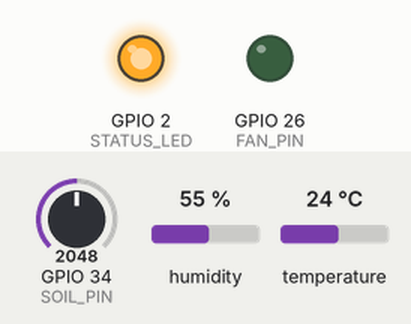
Bench run of a sketch on a simulated ESP32. Shown: output pins drawn as LEDs (lit = HIGH). Inputs (shaded band) come from the test bench; at power-on: humidity 55 %, GPIO 34 (SOIL_PIN) = 2048, temperature 24 °C. WiFi joins after 1.5 s; servers stay silent unless stated; uploads are accepted with an empty reply; what the sketch prints to the serial monitor is not drawn.

Above: at 2.9 s.
3.0 s: humidity set to 88 %
At 5.4 s:
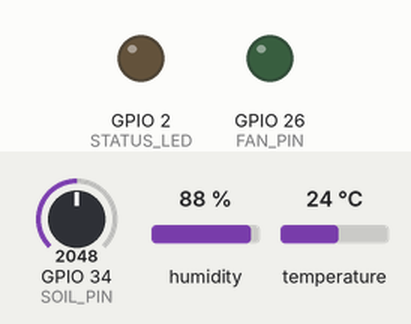
Timing chart, 0 to 15.8 s (numbered marks = the images above; inputs shaded):
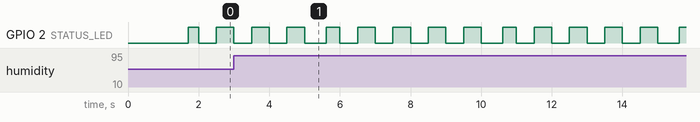

Measured:
- by itself, GPIO 2 (STATUS_LED): repeats every 5.0 s: HIGH 0.50 s, LOW 0.50 s, HIGH 0.50 s, LOW 0.61 s, HIGH 0.39 s, 2 × (LOW 0.50 s, HIGH 0.50 s), LOW 0.50 s

The sketch:

sketch.ino
```cpp
// ================================================================
//  Farm Solar Dryer  —  ESP32  (Wokwi Simulator)
//  Bidirectional IoT:
//    → Reads DHT22 + Soil-moisture potentiometer
//    → POSTs sensor data + fan_status to PHP backend
//    → GETs control commands from PHP backend every 5 s
//    → Controls fan relay (LED on pin 26 simulates relay)
//    → Auto-controls fan based on target temperature
//    → Posts alerts when thresholds are breached
//
//  Wokwi project: https://wokwi.com/projects/457011489532622849
// ================================================================

#include <WiFi.h>
#include <HTTPClient.h>
#include <DHT.h>
#include <ArduinoJson.h>

// --- Wi-Fi ---
const char* SSID     = "Wokwi-GUEST";
const char* PASSWORD = "";

// --- YOUR ngrok base URL (no trailing slash) ---
//  Update this whenever ngrok restarts
const char* BASE_URL = "http://unsuppliable-fretless-rosita.ngrok-free.dev/FARM_MANAGEMENT_SYSTEM/api";

// --- Pins ---
#define DHT_PIN      4     // DHT22 data
#define DHT_TYPE     DHT22
#define SOIL_PIN     34    // Potentiometer (simulates capacitive soil sensor)
#define FAN_PIN      26    // LED/Relay: HIGH = fan ON, LOW = fan OFF
#define STATUS_LED   2     // Built-in LED: heartbeat blink

// --- Timing ---
#define SENSOR_INTERVAL_MS   5000   // Send readings every 5 s
#define CMD_INTERVAL_MS      5000   // Poll commands every 5 s

// --- Thresholds (overridden by server commands) ---
float targetTemp   = 50.0;   // degrees C: ideal drying temp
float dangerTemp   = 65.0;   // degrees C: critical - turn fan OFF to protect crop
float tooLowTemp   = 35.0;   // degrees C: too cold - fan ON to help air circulation
float highHumidity = 80.0;   // %: alert threshold

// --- State ---
bool  fanOn          = false;
bool  sessionActive  = false;
bool  autoMode       = true;   // auto = server controls fan based on temp
int   sessionId      = -1;
bool  emergencyStop  = false;

DHT dht(DHT_PIN, DHT_TYPE);

unsigned long lastSensor = 0;
unsigned long lastCmd    = 0;

// =================================================================
void setup() {
    Serial.begin(115200);
    delay(200);

    pinMode(FAN_PIN,    OUTPUT);
    pinMode(STATUS_LED, OUTPUT);
    digitalWrite(FAN_PIN,    LOW);
    digitalWrite(STATUS_LED, LOW);

    dht.begin();
    Serial.println("\n[INIT] Farm Solar Dryer starting...");

    connectWiFi();
}

// =================================================================
void loop() {
    unsigned long now = millis();

    // Heartbeat blink
    digitalWrite(STATUS_LED, (now / 500) % 2);

    // 1. Read sensors + send data
    if (now - lastSensor >= SENSOR_INTERVAL_MS) {
        lastSensor = now;
        readAndSend();
    }

    // 2. Get commands from server
    if (now - lastCmd >= CMD_INTERVAL_MS) {
        lastCmd = now;
        fetchCommands();
    }
}

// =================================================================
void connectWiFi() {
    Serial.print("[WiFi] Connecting to ");
    Serial.println(SSID);
    WiFi.begin(SSID, PASSWORD);
    int tries = 0;
    while (WiFi.status() != WL_CONNECTED && tries < 30) {
        delay(500);
        Serial.print(".");
        tries++;
    }
    if (WiFi.status() == WL_CONNECTED) {
        Serial.println("\n[WiFi] Connected! IP: " + WiFi.localIP().toString());
    } else {
        Serial.println("\n[WiFi] FAILED - will retry in loop");
    }
}

// =================================================================
void readAndSend() {
    if (WiFi.status() != WL_CONNECTED) { connectWiFi(); return; }

    // Read DHT22
    float temp  = dht.readTemperature();
    float humid = dht.readHumidity();
    if (isnan(temp) || isnan(humid)) {
        Serial.println("[DHT] Read failed, skipping send.");
        return;
    }

    // Read soil moisture (pot: 0-4095 -> 0-100%)
    int raw  = analogRead(SOIL_PIN);
    int soil = map(raw, 0, 4095, 0, 100);

    // -- Auto fan control --
    if (!emergencyStop && autoMode) {
        if (temp >= dangerTemp) {
            setFan(false);   // DANGER: stop fan, protect crop
        } else if (sessionActive && temp < tooLowTemp) {
            setFan(true);    // Too cold: run fan to push hot air
        } else if (sessionActive && temp >= targetTemp + 2.0) {
            setFan(false);   // Over target: rest fan
        } else if (sessionActive && temp < targetTemp) {
            setFan(true);    // Below target: run fan
        }
    }

    Serial.printf("[SENSOR] T=%.1f C  H=%.1f%%  Soil=%d%%  Fan=%s\n",
                  temp, humid, soil, fanOn ? "ON" : "OFF");

    // -- POST to insert_sensor.php --
    HTTPClient http;
    String url = String(BASE_URL) + "/insert_sensor.php";
    http.begin(url);
    http.addHeader("Content-Type", "application/x-www-form-urlencoded");
    http.addHeader("ngrok-skip-browser-warning", "1");

    String body = "temperature=" + String(temp, 2) +
                  "&humidity="    + String(humid, 2) +
                  "&soil_moisture=" + String(soil) +
                  "&farm_id=1"     +
                  "&fan_status="   + (fanOn ? "1" : "0");

    int code = http.POST(body);
    if (code == HTTP_CODE_OK) {
        Serial.println("[POST] Sensor data sent OK");
    } else {
        Serial.printf("[POST] Failed, HTTP %d\n", code);
    }
    http.end();

    // -- Alert logic --
    String alertType = "";
    String alertMsg  = "";
    if (temp >= dangerTemp) {
        alertType = "DANGER";
        alertMsg  = "DANGER: " + String(temp,1) + "C exceeds danger limit " + String(dangerTemp,0) + "C!";
    } else if (temp >= 60.0) {
        alertType = "OVERHEAT";
        alertMsg  = "WARNING: Temp " + String(temp,1) + "C too high (>60C)";
    } else if (temp < tooLowTemp && sessionActive) {
        alertType = "TOO_COLD";
        alertMsg  = "WARNING: Temp " + String(temp,1) + "C too low (<35C)";
    } else if (humid > highHumidity) {
        alertType = "HIGH_HUMIDITY";
        alertMsg  = "WARNING: Humidity " + String(humid,1) + "% too high (>80%)";
    }

    if (alertType.length() > 0) {
        postAlert(alertType, alertMsg, temp, humid);
    }
}

// =================================================================
void fetchCommands() {
    if (WiFi.status() != WL_CONNECTED) return;

    HTTPClient http;
    String url = String(BASE_URL) + "/get_commands.php?farm_id=1";
    http.begin(url);
    http.addHeader("ngrok-skip-browser-warning", "1");
    http.setTimeout(4000);

    int code = http.GET();
    if (code != HTTP_CODE_OK) {
        Serial.printf("[CMD] GET failed, HTTP %d\n", code);
        http.end();
        return;
    }

    String payload = http.getString();
    http.end();

    // Parse JSON
    StaticJsonDocument<512> doc;
    DeserializationError err = deserializeJson(doc, payload);
    if (err) {
        Serial.println("[CMD] JSON parse error");
        return;
    }

    // Update state from server
    bool newSession = doc["session_active"] | false;
    if (newSession != sessionActive) {
        sessionActive = newSession;
        Serial.printf("[CMD] Session %s\n", sessionActive ? "STARTED" : "STOPPED");
        if (!sessionActive) { setFan(false); }
    }
    sessionId  = doc["session_id"] | -1;
    targetTemp = doc["target_temp"] | 50.0f;
    dangerTemp = doc["danger_temp"] | 65.0f;

    // Execute command
    const char* cmd = doc["command"];
    if (cmd) {
        String cmdStr = String(cmd);
        Serial.println("[CMD] Received: " + cmdStr);

        if (cmdStr == "START_SESSION") {
            sessionActive = true;
            emergencyStop = false;
            autoMode      = true;
            setFan(true);
        } else if (cmdStr == "STOP_SESSION") {
            sessionActive = false;
            setFan(false);
        } else if (cmdStr == "START_FAN") {
            emergencyStop = false;
            setFan(true);
        } else if (cmdStr == "STOP_FAN") {
            setFan(false);
        } else if (cmdStr == "EMERGENCY_STOP") {
            emergencyStop = true;
            sessionActive = false;
            setFan(false);
            Serial.println("[CMD] *** EMERGENCY STOP ACTIVATED ***");
        } else if (cmdStr == "SET_TEMP") {
            JsonObject val = doc["command_value"];
            if (val.containsKey("target_temp")) {
                targetTemp = val["target_temp"];
                Serial.printf("[CMD] Target temp set to %.1f C\n", targetTemp);
            }
        }
    }
}

// =================================================================
void setFan(bool on) {
    if (fanOn == on) return;  // no change
    fanOn = on;
    digitalWrite(FAN_PIN, on ? HIGH : LOW);
    Serial.printf("[FAN] Turned %s\n", on ? "ON" : "OFF");
}

// =================================================================
void postAlert(String type, String msg, float temp, float humid) {
    HTTPClient http;
    String url = String(BASE_URL) + "/log_alert.php";
    http.begin(url);
    http.addHeader("Content-Type", "application/x-www-form-urlencoded");
    http.addHeader("ngrok-skip-browser-warning", "1");
    String body = "type=" + type +
                  "&message=" + msg +
                  "&temperature=" + String(temp,2) +
                  "&humidity=" + String(humid,2);
    int code = http.POST(body);
    http.end();
    if (code == HTTP_CODE_OK) Serial.println("[ALERT] Logged: " + type);
}
```
